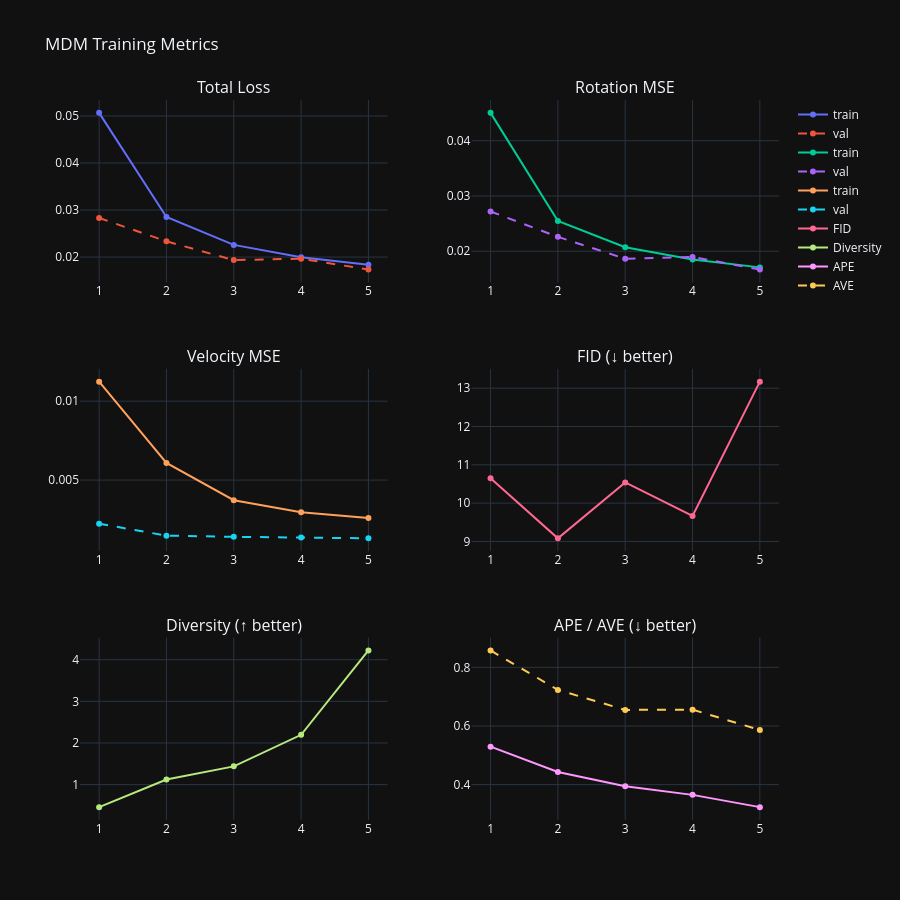

The code cell stored with this chart in its notebook:
### Markdown cell above
## Metrics — per-epoch graphs

### Code cell
import plotly.graph_objects as go
from plotly.subplots import make_subplots

epochs = [m.epoch for m in metrics_history]

fig = make_subplots(
    rows=3, cols=2,
    subplot_titles=[
        'Total Loss',
        'Rotation MSE',
        'Velocity MSE',
        'FID (↓ better)',
        'Diversity (↑ better)',
        'APE / AVE (↓ better)',
    ],
    horizontal_spacing=0.12,
    vertical_spacing=0.12,
)

def _line(name, y, row, col, dash='solid'):
    fig.add_trace(
        go.Scatter(x=epochs, y=y, name=name, mode='lines+markers',
                   line=dict(dash=dash)),
        row=row, col=col,
    )

_line('train', [m.train_loss    for m in metrics_history], 1, 1)
_line('val',   [m.val_loss      for m in metrics_history], 1, 1, 'dash')
_line('train', [m.train_rot_mse for m in metrics_history], 1, 2)
_line('val',   [m.val_rot_mse   for m in metrics_history], 1, 2, 'dash')
_line('train', [m.train_vel_mse for m in metrics_history], 2, 1)
_line('val',   [m.val_vel_mse   for m in metrics_history], 2, 1, 'dash')
_line('FID',       [m.fid       for m in metrics_history], 2, 2)
_line('Diversity', [m.diversity for m in metrics_history], 3, 1)
_line('APE',       [m.ape       for m in metrics_history], 3, 2)
_line('AVE',       [m.ave       for m in metrics_history], 3, 2, 'dash')

fig.update_layout(title='MDM Training Metrics', height=900, showlegend=True)
fig.show()

### Figure 1 — Plotly figure (JSON) as saved in the notebook; plotly's stock layout.template omitted (floating-point values rounded to 4 significant figures)
{"data": [{"line": {"dash": "solid"}, "mode": "lines+markers", "name": "train", "x": [1, 2, 3, 4, 5], "y": [0.05066, 0.02852, 0.02258, 0.01997, 0.01838], "type": "scatter", "xaxis": "x", "yaxis": "y"}, {"line": {"dash": "dash"}, "mode": "lines+markers", "name": "val", "x": [1, 2, 3, 4, 5], "y": [0.02831, 0.02334, 0.01935, 0.01965, 0.01735], "type": "scatter", "xaxis": "x", "yaxis": "y"}, {"line": {"dash": "solid"}, "mode": "lines+markers", "name": "train", "x": [1, 2, 3, 4, 5], "y": [0.04504, 0.02548, 0.02072, 0.01849, 0.01708], "type": "scatter", "xaxis": "x2", "yaxis": "y2"}, {"line": {"dash": "dash"}, "mode": "lines+markers", "name": "val", "x": [1, 2, 3, 4, 5], "y": [0.02719, 0.0226, 0.01865, 0.01897, 0.01669], "type": "scatter", "xaxis": "x2", "yaxis": "y2"}, {"line": {"dash": "solid"}, "mode": "lines+markers", "name": "train", "x": [1, 2, 3, 4, 5], "y": [0.01124, 0.00609, 0.003724, 0.002958, 0.002595], "type": "scatter", "xaxis": "x3", "yaxis": "y3"}, {"line": {"dash": "dash"}, "mode": "lines+markers", "name": "val", "x": [1, 2, 3, 4, 5], "y": [0.002237, 0.001478, 0.001406, 0.001355, 0.001308], "type": "scatter", "xaxis": "x3", "yaxis": "y3"}, {"line": {"dash": "solid"}, "mode": "lines+markers", "name": "FID", "x": [1, 2, 3, 4, 5], "y": [10.65, 9.082, 10.54, 9.666, 13.17], "type": "scatter", "xaxis": "x4", "yaxis": "y4"}, {"line": {"dash": "solid"}, "mode": "lines+markers", "name": "Diversity", "x": [1, 2, 3, 4, 5], "y": [0.4595, 1.122, 1.438, 2.196, 4.222], "type": "scatter", "xaxis": "x5", "yaxis": "y5"}, {"line": {"dash": "solid"}, "mode": "lines+markers", "name": "APE", "x": [1, 2, 3, 4, 5], "y": [0.5294, 0.4428, 0.3944, 0.3649, 0.3231], "type": "scatter", "xaxis": "x6", "yaxis": "y6"}, {"line": {"dash": "dash"}, "mode": "lines+markers", "name": "AVE", "x": [1, 2, 3, 4, 5], "y": [0.8577, 0.7232, 0.6549, 0.6557, 0.5865], "type": "scatter", "xaxis": "x6", "yaxis": "y6"}], "layout": {"xaxis": {"anchor": "y", "domain": [0.0, 0.44]}, "yaxis": {"anchor": "x", "domain": [0.7467, 1.0]}, "xaxis2": {"anchor": "y2", "domain": [0.56, 1.0]}, "yaxis2": {"anchor": "x2", "domain": [0.7467, 1.0]}, "xaxis3": {"anchor": "y3", "domain": [0.0, 0.44]}, "yaxis3": {"anchor": "x3", "domain": [0.3733, 0.6267]}, "xaxis4": {"anchor": "y4", "domain": [0.56, 1.0]}, "yaxis4": {"anchor": "x4", "domain": [0.3733, 0.6267]}, "xaxis5": {"anchor": "y5", "domain": [0.0, 0.44]}, "yaxis5": {"anchor": "x5", "domain": [0.0, 0.2533]}, "xaxis6": {"anchor": "y6", "domain": [0.56, 1.0]}, "yaxis6": {"anchor": "x6", "domain": [0.0, 0.2533]}, "annotations": [{"font": {"size": 16}, "showarrow": false, "text": "Total Loss", "x": 0.22, "xanchor": "center", "xref": "paper", "y": 1.0, "yanchor": "bottom", "yref": "paper"}, {"font": {"size": 16}, "showarrow": false, "text": "Rotation MSE", "x": 0.78, "xanchor": "center", "xref": "paper", "y": 1.0, "yanchor": "bottom", "yref": "paper"}, {"font": {"size": 16}, "showarrow": false, "text": "Velocity MSE", "x": 0.22, "xanchor": "center", "xref": "paper", "y": 0.6267, "yanchor": "bottom", "yref": "paper"}, {"font": {"size": 16}, "showarrow": false, "text": "FID (↓ better)", "x": 0.78, "xanchor": "center", "xref": "paper", "y": 0.6267, "yanchor": "bottom", "yref": "paper"}, {"font": {"size": 16}, "showarrow": false, "text": "Diversity (↑ better)", "x": 0.22, "xanchor": "center", "xref": "paper", "y": 0.2533, "yanchor": "bottom", "yref": "paper"}, {"font": {"size": 16}, "showarrow": false, "text": "APE / AVE (↓ better)", "x": 0.78, "xanchor": "center", "xref": "paper", "y": 0.2533, "yanchor": "bottom", "yref": "paper"}], "title": {"text": "MDM Training Metrics"}, "height": 900, "showlegend": true}}
